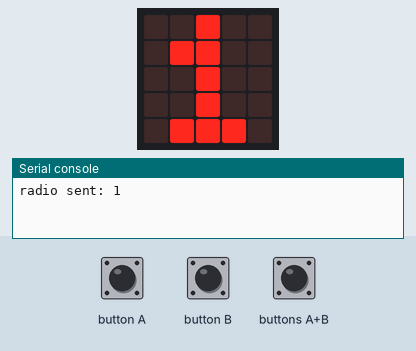
This program was run on a simulated BBC micro:bit (MakeCode). Parts: the board's 5×5 LED display, the last lines printed to the serial console. The inputs (shaded band) are chosen by the test bench. Dim RGB values are drawn brighter than linear; no radio messages arrive unless stated (any console line starting 'radio sent:' is added by the test bench).

Above: at 0.8 s.
2.2 s: button B pressed for 0.15 s
At 3.3 s:
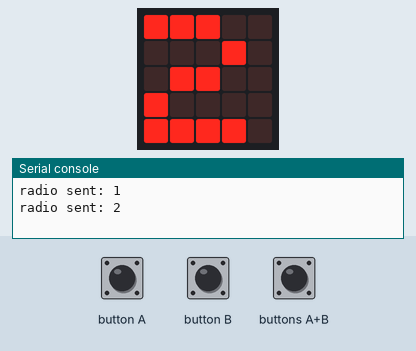
4.0 s: button B pressed for 0.15 s
At 6.1 s:
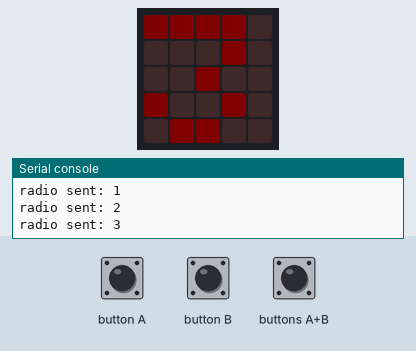
6.3 s: button A pressed for 0.15 s
At 7.0 s:
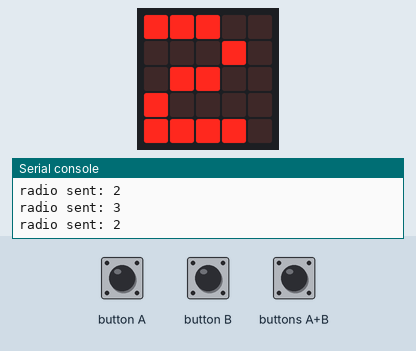
Timing chart, 0 to 9.3 s (numbered marks = the images above; inputs shaded):
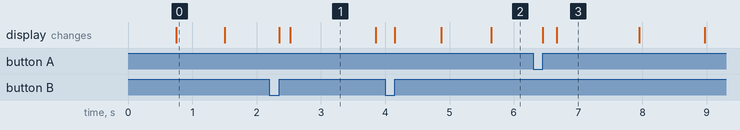

The program:

main.ts
```typescript
function pling () {
    led.setBrightness(255)
    radio.sendNumber(postNummer)
    basic.showNumber(postNummer)
    led.setBrightness(5)
}
input.onButtonPressed(Button.A, function () {
    postNummer += -1
    if (postNummer < 1) {
        postNummer = 1
    }
    led.stopAnimation()
    basic.showNumber(postNummer)
})
input.onButtonPressed(Button.AB, function () {
    pling()
})
input.onButtonPressed(Button.B, function () {
    postNummer += 1
    led.stopAnimation()
    basic.showNumber(postNummer)
})
let postNummer = 0
postNummer = 1
radio.setGroup(1)
radio.setTransmitPower(1)
led.setBrightness(5)
basic.showNumber(postNummer)
basic.forever(function () {
    pling()
    basic.pause(1000)
})
```

test.ts
```typescript
// testene settes inn her; disse vil ikke kompilert så lenge denne pakken blir brukt som en utvidelse.
```

Measured:
- what the display in image 0 shows lasts 0.7 s, from 0.8 s to 1.5 s
- what the display in image 1 shows lasts 1.4 s, from 2.5 s to 3.9 s
